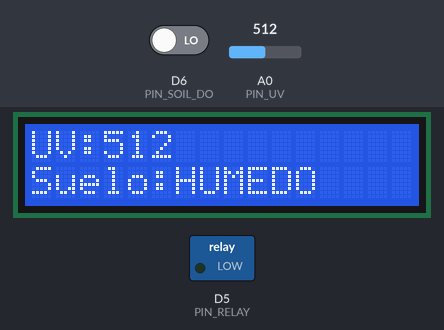
A sketch run on a simulated ESP8266 (NodeMCU). On the bench: 16×2 character LCD, switched loads named in the sketch (green lamp = pin HIGH). The test bench sets the inputs (shaded band); at power-on: D6 (PIN_SOIL_DO) LOW, A0 (PIN_UV) = 512. What the sketch prints to the serial monitor is not drawn.

Above: at 2.4 s.
2.5 s: D6 (PIN_SOIL_DO) driven HIGH
At 4.1 s:
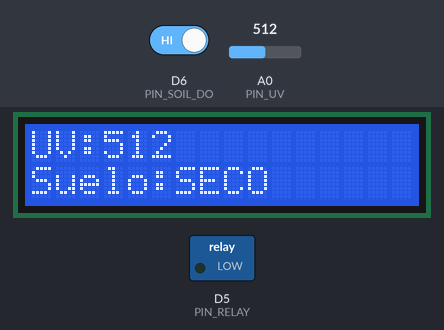
4.4 s: A0 (PIN_UV) set to 716
At 5.7 s:
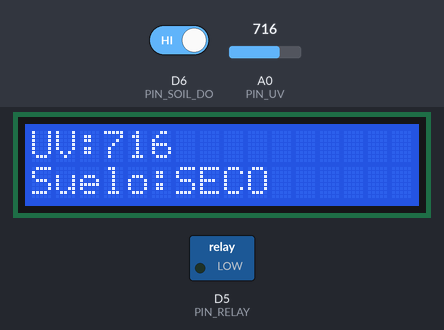
6.0 s: A0 (PIN_UV) set to 900
At 6.6 s:
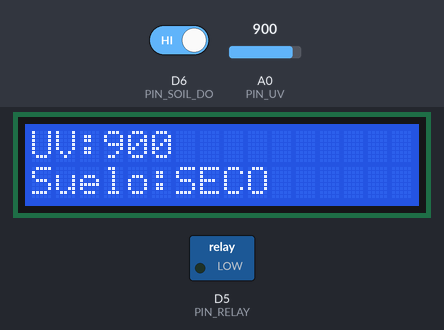
7.7 s: D6 (PIN_SOIL_DO) driven LOW
At 8.3 s:
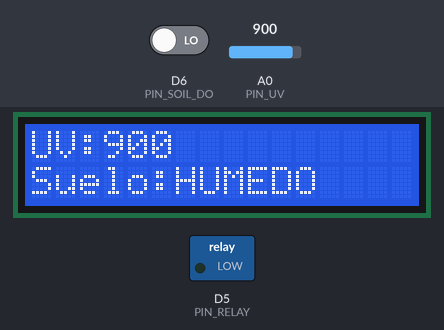
9.3 s: A0 (PIN_UV) set to 1023
At 10.1 s:
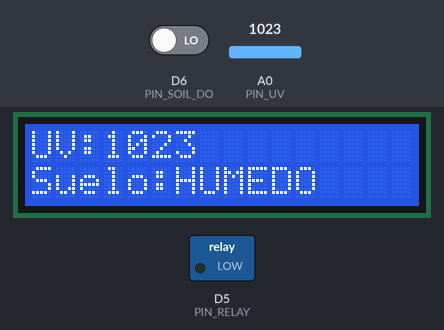
Timing chart, 0 to 12.0 s (numbered marks = the images above; inputs shaded):
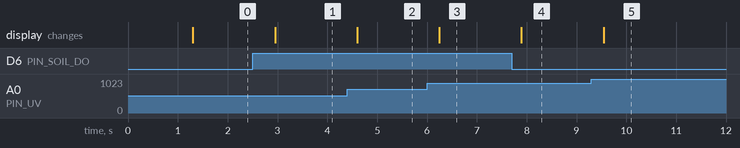

The sketch:

invernaderoautomatizado.ino
```cpp
#include <Wire.h>
#include <LiquidCrystal_I2C.h>

// ---- PINES ----
#define PIN_SOIL_DO  D6
#define PIN_RELAY    D5
#define PIN_UV       A0 // ML8511 OUT

// ---- CONFIGURACIONES ----
LiquidCrystal_I2C lcd(0x27, 16, 2); // Si no funciona, probar 0x3F

// Tiempo de riego (ms)
unsigned long pumpTime = 4000;
unsigned long lastPump = 0;
unsigned long minPumpInterval = 15000; // 15 seg entre riegos para evitar "bomba loca"

void setup() {
  Serial.begin(115200);

  // Pines
  pinMode(PIN_SOIL_DO, INPUT);
  pinMode(PIN_RELAY, OUTPUT);
  digitalWrite(PIN_RELAY, LOW); // RELÉ APAGADO

  // LCD I2C
  Wire.begin(D2, D1); // SDA, SCL
  lcd.init();
  lcd.backlight();

  lcd.setCursor(0,0);
  lcd.print("Invernadero ON");
  delay(1200);
  lcd.clear();
}

void loop() {

  // -------------------------
  // Lecturas de sensores
  // -------------------------
  int uvRaw = analogRead(PIN_UV);
  int soilState = digitalRead(PIN_SOIL_DO);
  bool sueloSeco = (soilState == HIGH);
  // Nota: si tu módulo funciona invertido y muestra "HUMEDO" cuando está seco,
  // cambia a: bool sueloSeco = (soilState == LOW);

  // -------------------------
  // Control Bomba
  // -------------------------
  if (sueloSeco && (millis() - lastPump > minPumpInterval)) {
    Serial.println("Suelo SECO -> Activando bomba...");

    lcd.clear();
    lcd.setCursor(0,0);
    lcd.print("RIEGO ACTIVADO");

    digitalWrite(PIN_RELAY, HIGH); // Enciende relé
    delay(pumpTime);
    digitalWrite(PIN_RELAY, LOW); // Apaga

    Serial.println("Bomba apagada.");
    lastPump = millis();
  }

  // -------------------------
  // Impresión en MONITOR SERIE
  // -------------------------
  Serial.print("UV RAW: ");
  Serial.print(uvRaw);
  Serial.print(" | HUMEDAD: ");
  Serial.println(sueloSeco ? "SECO" : "HUMEDO");

  // -------------------------
  // Mostrar en LCD
  // -------------------------
  lcd.setCursor(0,0);
  lcd.print("UV:");
  lcd.print(uvRaw);
  lcd.print("     ");

  lcd.setCursor(0,1);
  lcd.print("Suelo:");
  lcd.print(sueloSeco ? "SECO   " : "HUMEDO ");

  delay(800);
}
```

Measured:
- after the input at 2.5 s, the display: changes after 0.45 s (image 1)
- after the input at 4.4 s, the display: changes after 0.20 s (image 2)
- after the input at 6.0 s, the display: changes after 0.25 s (image 3)
- after the input at 7.7 s, the display: changes after 0.19 s (image 4)
- after the input at 9.3 s, the display: changes after 0.24 s (image 5)
